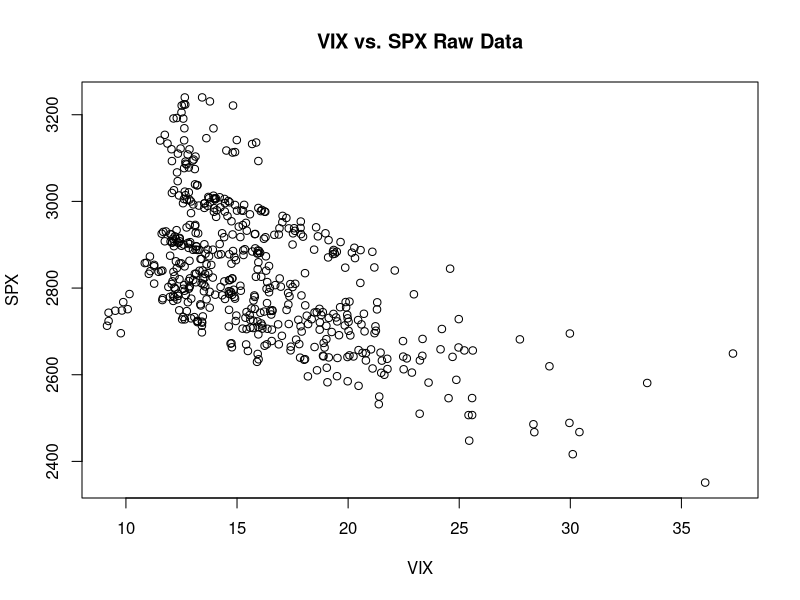
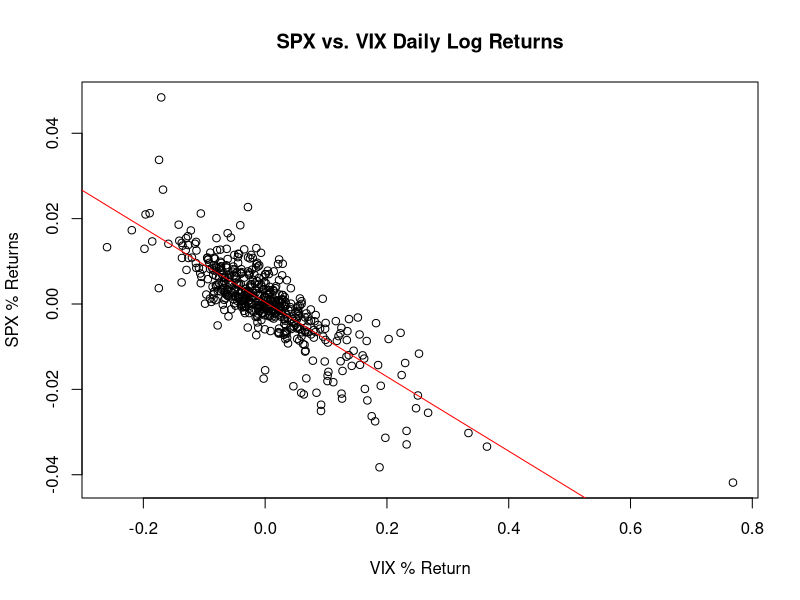
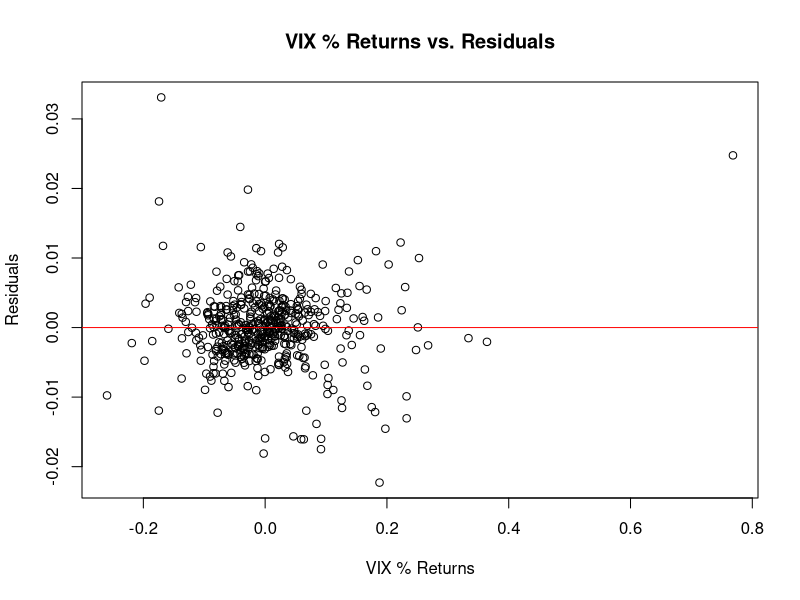

Write R code to recreate these figures, in order.
getwd()
leverage = read.csv(file = "leverage.csv")

plot(
  leverage$SPX ~ leverage$VIX,
  xlab = "VIX",
  ylab = "SPX",
  main = "VIX vs. SPX Raw Data",
  pch = 1,
)

# TODO: Do we need to annualize the returns?
# Calculate the daily return for each column.
returns_spx <- diff(log(leverage$SPX))
returns_vix <- diff(log(leverage$VIX))

# (i) and (ii)
plot(
  returns_vix,
  returns_spx,
  xlab = "VIX % Return",
  ylab = "SPX % Returns",
  main = "SPX vs. VIX Daily Log Returns",
)
model = lm(returns_spx ~ returns_vix)
abline(model, col=c("red"))

# Double-ceck our Model
plot(
  model$residuals ~ returns_vix,
  ylab = "Residuals",
  xlab = "VIX % Returns",
  main = "VIX % Returns vs. Residuals",
  pch = 1,
)
residuals_model = lm(model$residuals ~ returns_vix)
abline(residuals_model, col=c("red"))
# sum(model$residuals)
# cor(model$residuals, returns_vix)

# Calculate coefficients using standard deviation and correlation
b1 = cor(returns_vix, returns_spx) * (sd(returns_spx)/sd(returns_vix))
b0 = mean(returns_spx) - mean(returns_vix) * b1
# model$coefficients["(Intercept)"] == b0
# model$coefficients["returns_vix] == b1

# (iii)
model_summary = summary(model)
model_anova = anova(model)

ssr = model_anova["returns_vix","Sum Sq"]
sse = model_anova["Residuals", "Sum Sq"]
sst = ssr + sse
# cbind(ssr, sse, sst)
# print(model_summary)
# print(model_anova)

# (iv)
model_correlation = sqrt(model_summary$r.squared)
model_correlation_matches = - model_correlation == cor(returns_vix, returns_spx)
paste("Model r-squared and correlation match:", model_correlation_matches)

# (v)
predict_confidence = 0.90
predict_stdev = 0.025
predict_vix_return = 0.10
predict_y =
    model$coefficients["(Intercept)"] +
    (model$coefficients["returns_vix"] * predict_vix_return)

# Y ~ N(predict_y, predict_vix_return)
# PI = Y +/- stdev
predict_interval = qnorm(predict_confidence, mean = predict_y, sd = predict_stdev)
predict_lower = predict_y - predict_interval
predict_upper = predict_y + predict_interval
cbind(predict_lower, predict_upper)
